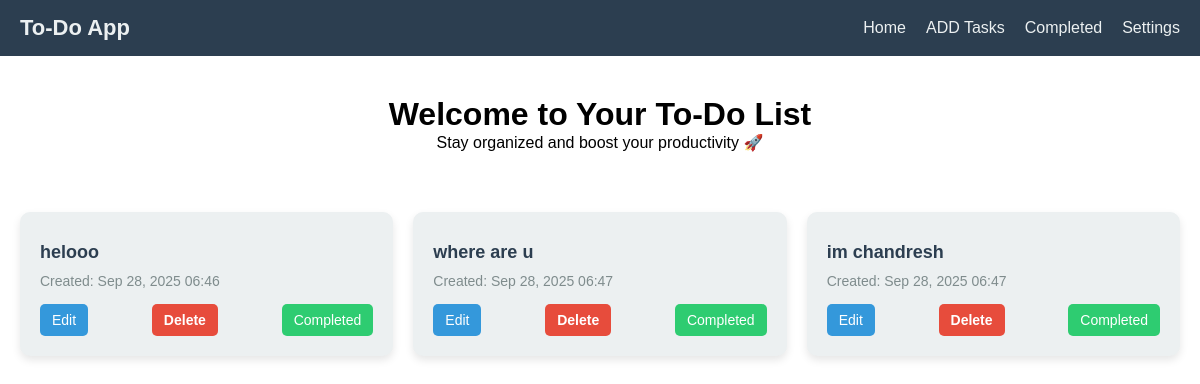
Before: /todo/completed/ with the older database file.
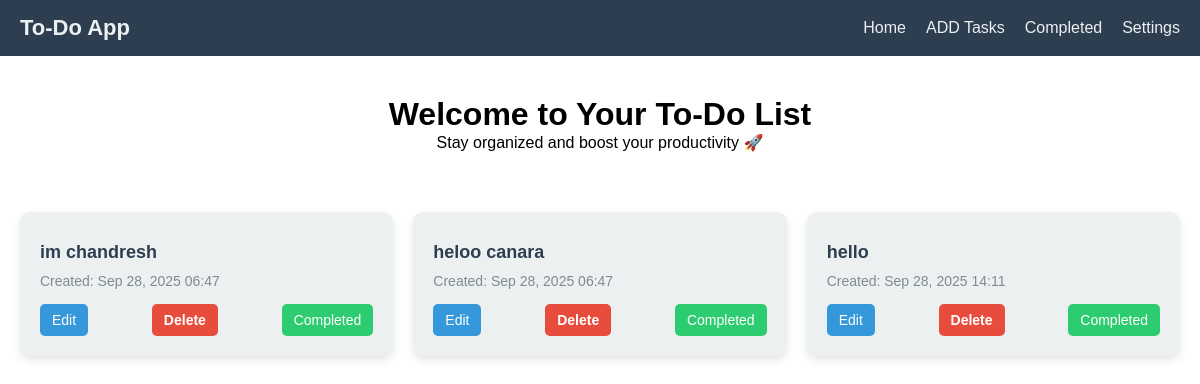
After: the same page with the newer database file.
### todo/models.py (models this page shows, shortened)
class Task(models.Model):
    text=models.TextField(max_length=200)
    created_date=models.DateTimeField(auto_now_add=True)
    updated_date=models.DateField(auto_now=True)
    complete=models.BooleanField(default=False)

### todo/views.py (the view)
# urls.py: path('completed/',views.completed_view,name='completed')
def completed_view(request):
    tasks=Task.objects.filter(complete=True)
    return render(request,'completed.html',{'tasks':tasks})

### todo/templates/completed.html
{% extends "index.html" %}
{% block content %}
<div class="task-grid">
    {% for task in tasks %}
    <div class="task-card">
        <p class="task-text">{{ task.text }}</p>
        <p class="task-date">Created: {{ task.created_date|date:"M d, Y H:i" }}</p>
        <div class="task-buttons">
            <a href="{% url 'edit' task.pk %}" class="edit-btn">Edit</a>
            <a href="{% url 'delete' task.pk %}" class="delete-btn">Delete</a>
            {% if task.complete %}
            <a href="{% url 'complete' task.pk%}" class="complete-btn">Completed</a>
            {% else %}
            <a href="{% url 'complete' task.pk%}" class="complete-btn">NOT Completed</a>
            {% endif %}
        </div>
    </div>
    {% empty %}
    <p>No tasks found. Add some tasks!</p>
    {% endfor %}
</div>
{% endblock %}

Changed rows visible on the page:
removed Task: text "helooo", created_date "Sep 28, 2025 06:46", complete "Completed"
removed Task: text "where are u", created_date "Sep 28, 2025 06:47", complete "Completed"
now on this page (row edited): Task: text "heloo canara", created_date "Sep 28, 2025 06:47", complete "Completed"
now on this page (row edited): Task: text "hello", created_date "Sep 28, 2025 14:11", complete "Completed"
